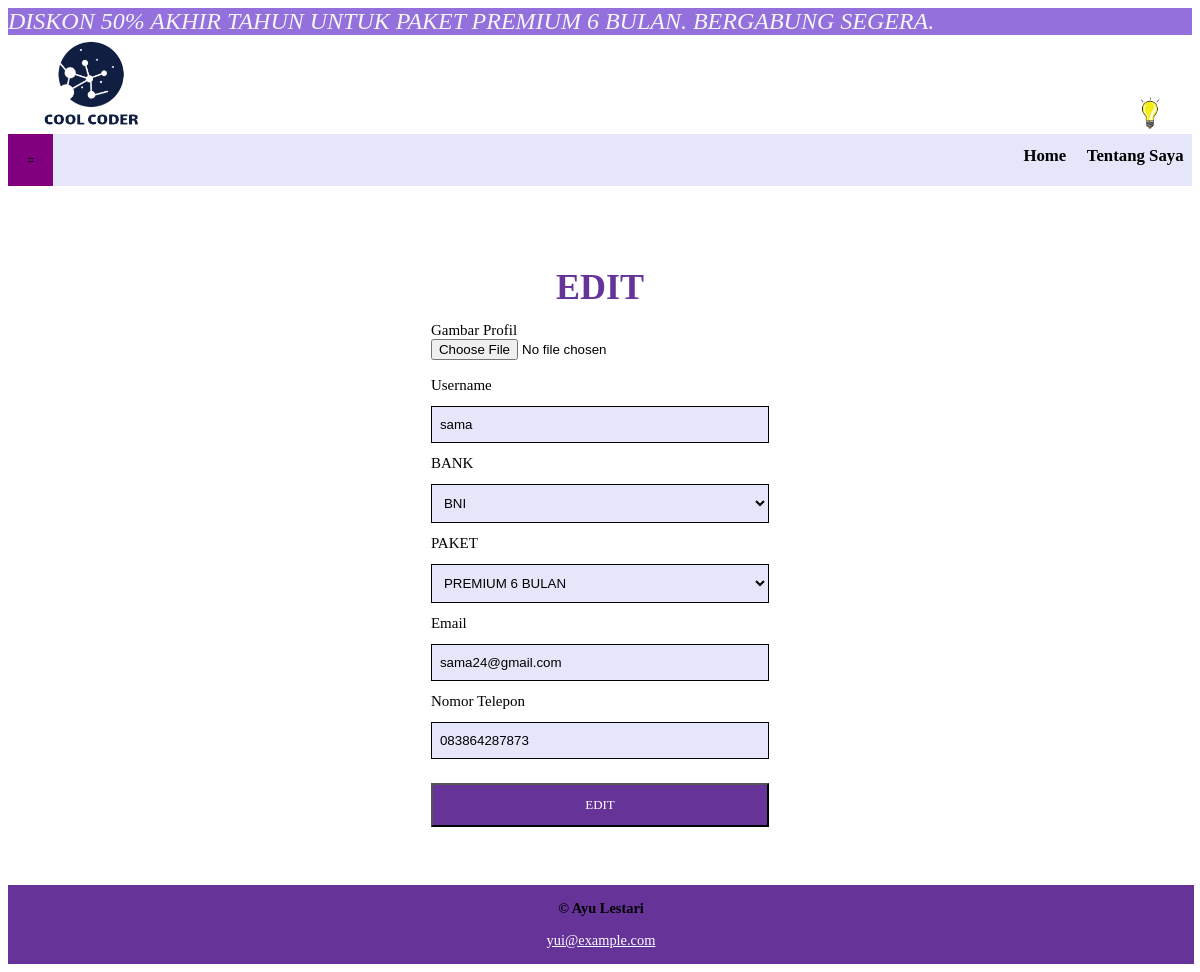
Screenshot of /crud/edit.php?id=53 with the database file from the repository.
### tables this page shows
CREATE TABLE `member_web` (
  `id` int(11) NOT NULL,
  `picture` varchar(150) NOT NULL,
  `nama` varchar(15) NOT NULL,
  `bank` varchar(10) NOT NULL,
  `paket` varchar(255) NOT NULL,
  `email` varchar(255) NOT NULL,
  `no` varchar(13) NOT NULL,
  `waktu` timestamp NOT NULL DEFAULT current_timestamp() ON UPDATE current_timestamp()
);

### crud/edit.php (the view, shortened to what this page needs)
<?php
    require 'koneksi.php';
    if(isset($_GET['id'])){
        $id = $_GET['id'];}
    $hasil = mysqli_query($connect, "SELECT * FROM member_web WHERE id='$id'");
    $baris = mysqli_fetch_array($hasil);
?>
<!DOCTYPE html>
<html>
<head>
    <link rel="stylesheet" href="../css/home.css">
    <link rel="stylesheet" href="../css/php-in.css">
</head>
<body >
    <marquee  behavior="alternate" style="font-style: oblique;font-size: 2vw; color: whitesmoke; background-color:mediumpurple;"> DISKON 50% AKHIR TAHUN UNTUK PAKET PREMIUM 6 BULAN. BERGABUNG SEGERA.</marquee>
    <img src="../logo/cool coder.png" style="max-height: 14%; max-width: 14%;margin-bottom: -4%;margin-top: -2%;"/>
    <button id="toggle" class="button" style="max-width:2vw;max-height: 5vh; border:none;background-color: transparent;margin-left:78vw ;"><img src="../logo/lamp.png" style="max-width:5vw;max-height: 5vh;/">
    </button>
    <div class="nav">
        <div class="left-links">
            <div class="dropdown" style="display:inline-block;">
                <button class="dropbtn" style="background-color:purple;color: black;">=</button>
            </div>
        </div>
        <div class="right-links">
            <a class="links" href="../index.html"style="font-size:1.4vw;">&nbsp Home &nbsp</a>
            <a class="links" href="../aboutme.html"style="font-size:1.4vw;">&nbsp Tentang Saya &nbsp</a>
        </div>
    </div>
    <div class="content">
    <p>&nbsp</p>
    <main id="dark">
    <h2 class="text" align="center">EDIT</h2>
    <div class="inputan">
            <form action="" method = "post" enctype = "multipart/form-data">
                <label for="">Gambar Profil</label><br>
                <input type="file" name="picture" id="picture" required value=<?=$baris['picture']?> ><br><br>
                <label for="Username"> Username </label>
                    <input required placeholder="Username" id="nama" name="nama" type="text" value=<?=$baris['nama']?> />
                <br>
                <label for="BANK"> BANK </label>
                <select name="bank" id="bank" required value=<?=$baris['bank']?>>
                    <option value="BNI"<?=$baris['bank']=="BNI"?"selected":''?>>BNI</option>
                </select>
                <br>
                <label for="PAKET"> PAKET </label>
                <select name="paket" id="paket" required>
                    <option value="6 BULAN" <?=$baris['paket']=="6 BULAN"?"selected":''?>>PREMIUM 6 BULAN</option>
                </select>
                <br>
                <label for="email"> Email </label>
                 <input required placeholder="Email" id="email" name="email"  type="email" value=<?=$baris['email']?>>
                <br>
                <label for="nomor"> Nomor Telepon </label>
                <input required placeholder="08XXXXXXXXX" id="no" name="no" type="text"
                  value=<?=$baris['no']?>>
                <input type="submit" name="editan" value="EDIT"/>
            </form>
    </div>
 </main>
    <p>&nbsp</p>
    </div>
    <div class="footer">
        <p><b>© Ayu Lestari</b></p>
        <p ><a href="mailto:ayukdds@gmail.com" style="color: white;">yui@example.com</a></p>
    </div>
</body>
</html>

### css/home.css (style rules this page uses)
body { background-color: var(--bg); color: var(--text); --text: #000000; --bg: #ffffff; }
.nav { display: flex; position: relative; top:auto; width: 100%; background-color: lavender; overflow: auto; height: auto; }
.content { min-height: 70vh; display: flex; flex-direction: column; align-items: center; justify-content: center; margin-top:auto; }
.left-links { flex:1 1 10vw; }
.links { padding-top: 1vw; display: inline-block;text-align: center; justify-content: center; color: rgb(0, 0, 0); text-decoration: none;font-size: 1vw; font-weight: bolder; }
.dropbtn { background-color: #4CAF50;color: white;padding: 1.6vw;font-size: 1vw;border: none; }
.dropdown { display: inline-block; }
.footer { padding: 1px; background-color: rebeccapurple; text-align: center; position: relative; width: 100%; display: block; color:--text; text-align:center; justify-content:center; font-size: 1.3vw;" }
h2 { font-size: 3.2vw; }

### css/php-in.css (style rules this page uses)
.inputan { display: block; padding: 0px 13vw 1vh 13vw; font-size: 15px; font-family: "Avanta Garde"; }
.text { display: block; margin-bottom: 14px; text-align: center; font-size: 3vw; font-family: Avanta Garde; color: rebeccapurple; }
.content { display: flex; flex-direction: column; align-items: center; justify-content: center; margin-top:auto; }
input[type=text],[type=number], [type=email], select { width: 100%; padding: 10px 8px; margin: 1vw 0; display: inline-block; box-sizing: border-box; color:black; background-color:lavender; border:1px solid black; }
.inputan input[type="submit"] { width: 100%; padding: 1vw 0.5vh; margin: 1vw 0 0 0; display: inline-block; box-sizing: border-box; color:white; background-color:rebeccapurple; font-size: 13px; font-family: "Avanta Garde"; }

### rows the page displays
member_web: nama "sama", bank "BNI", paket "PREMIUM 6 BULAN", email "sama24@gmail.com", no "083864287873"
